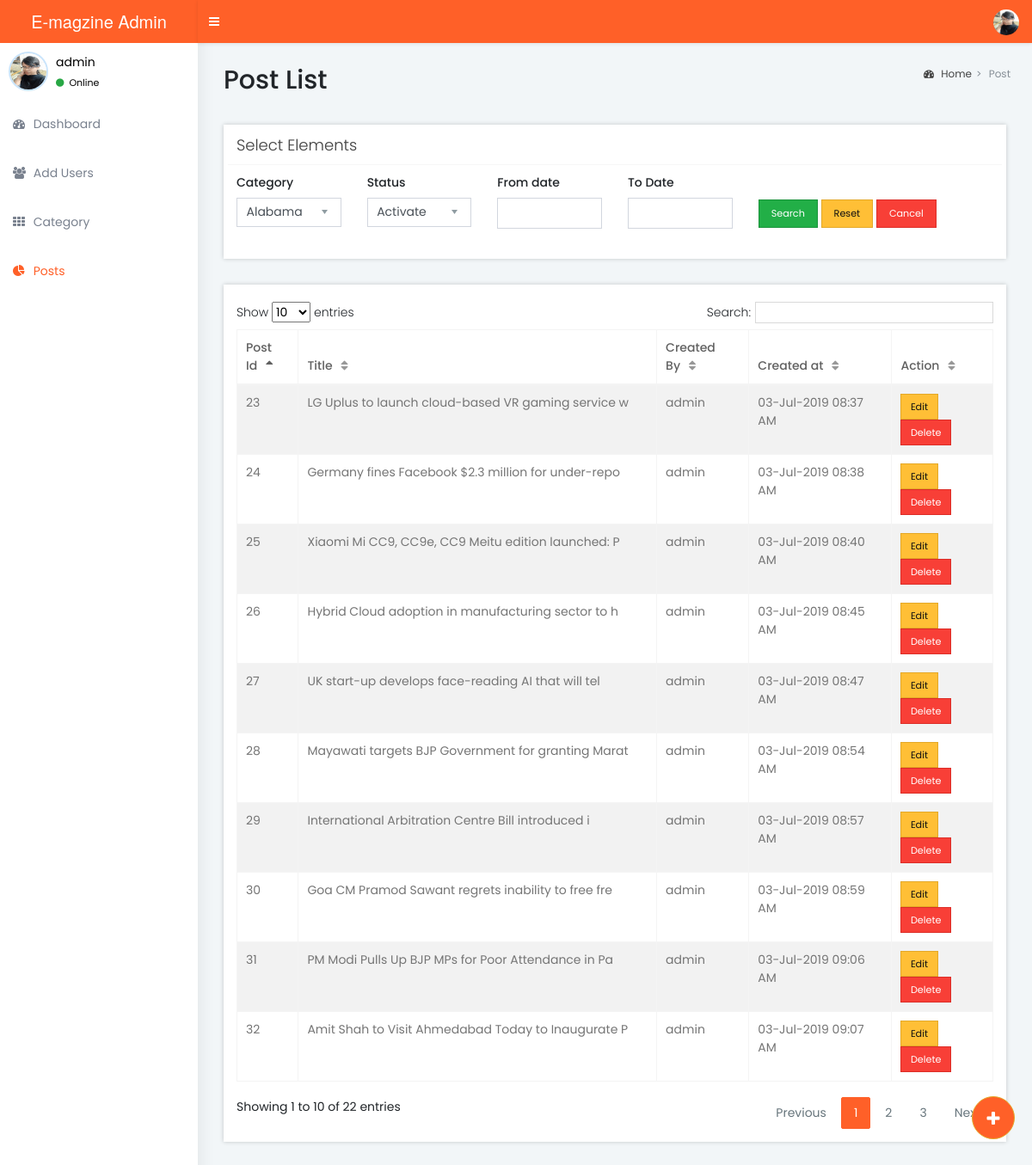
Page /scribblebyte/admin/post.php (signed in) on the committed database.
### tables this page shows
CREATE TABLE `post` (
  `post_id` int(10) NOT NULL,
  `cat_id` int(10) NOT NULL,
  `title` varchar(50) NOT NULL,
  `description` varchar(5000) NOT NULL,
  `image` varchar(50) NOT NULL,
  `created_at` timestamp NOT NULL DEFAULT CURRENT_TIMESTAMP ON UPDATE CURRENT_TIMESTAMP,
  `created_by` int(10) NOT NULL,
  `modified_by` int(10) NOT NULL,
  `modified_at` date NOT NULL
);

### scribblebyte/admin/post.php (the view, shortened to what this page needs)
<!DOCTYPE html>
<html lang="en">
<head>
	<link rel="stylesheet" href="assets/vendor_components/bootstrap/dist/css/bootstrap.min.css">
	<link rel="stylesheet" href="assets/vendor_components/bootstrap/dist/css/bootstrap-extend.css">
	<link  rel="stylesheet" href="assets/vendor_components/font-awesome/css/font-awesome.css">
	<link rel="stylesheet" href="assets/vendor_components/Ionicons/css/ionicons.css">
	<link rel="stylesheet" href="css/master_style.css">
	<link rel="stylesheet" href="css/skins/_all-skins.css">
	<link rel="stylesheet" href="assets/vendor_components/jvectormap/jquery-jvectormap.css">
	<link rel="stylesheet" href="assets/vendor_components/morris.js/morris.css">
	<link rel="stylesheet" href="https://cdn.datatables.net/1.10.19/css/dataTables.bootstrap.min.css">
	<link rel="stylesheet" href="css/style.css">
  </head>
<body class="hold-transition skin-orange-light sidebar-mini">
<div class="wrapper">
<a href="addpost.php" title="Add Category" id="return-to-top" class="btn btn-warning"><i class="fa fa-plus" ></i></a>
<?php include('includes/header.php'); ?>
  <?php include('includes/navigation.php'); ?>
  <div class="content-wrapper">
    <section class="content-header">
      <h1>
        Post List
      </h1>
      <ol class="breadcrumb">
        <li class="breadcrumb-item"><a href="home.php"><i class="fa fa-dashboard"></i> Home</a></li>
        <li class="breadcrumb-item active">Post</li>
      </ol>
    </section>
    <section class="content">
      <div class="box box-default">
        <div class="box-header with-border">
          <h3 class="box-title">Select Elements</h3>
        </div>
        <div class="box-body">
          <div class="row">
            <div class="col-md-2 col-12">
              <div class="form-group">
                <label>Category</label>
                <select class="form-control select2" style="width: 100%;">
                  <option selected="selected">Alabama</option>
                </select>
              </div>
            </div>
            <div class="col-md-2 col-12">
              <div class="form-group">
                <label>Status</label>
                <select class="form-control select2" style="width: 100%;">
                  <option selected="selected">Activate</option>
                </select>
              </div>
            </div>
            <div class="col-md-2 col-12">
              <div class="form-group">
                <label>From date</label>
                <input type="text" class="form-control" style="width: 100%">
              </div>
            </div>
             <div class="col-md-2 col-12">
              <div class="form-group">
              	<label for="">To Date</label>
                <input type="text" class="form-control" style="width: 100%">
              </div>
            </div>
           <div class="col-md-4 col-12" style="margin-top: 30px;">
              <div class="form-group">
                <input type="submit" name="Search" value="Search" class="btn btn-lg btn-success">
                <input type="submit" name="reset" value="Reset" class="btn btn-lg btn-warning">
                <input type="submit" name="reset" value="Cancel" class="btn btn-lg btn-danger">
              </div>
            </div>
          </div>
        </div>
      </div>
	    	<div class="box">
	      		<div class="box-body">
					<table id="example1" class="table table-striped table-bordered" style="width:100%">
				        <thead>
				            <tr>
				                <th>Post Id</th>
				                <th>Title</th>
				                <th>Created By</th>
				                <th>Created at</th>
				                <th>Action</th>
				            </tr>
				        </thead>
				        <tbody>
			            <?php
				           	$select = "SELECT * FROM post";
				           	$result = mysql_query($select, $con);
				           	$session_query = "SELECT * FROM login WHERE id = '".$_SESSION['id']."'";
							$session_result = mysql_query($session_query, $con);
							$row1 = mysql_fetch_assoc($session_result);
				           	while ($row = mysql_fetch_assoc($result)) {
				           		?>
				           		<tr>
				           			<td><?php echo $row['post_id'] ?></td>
				           			<td><?php echo $row['title'] ?></td>
				           			<td><?php echo $row1['user_name'] ?></td>
				           			<td><?php echo date('d-M-Y H:i A', strtotime($row['created_at'])); ?></td>
			            			<td><a href="editnew.php?editid=<?=$row['post_id']?>" class="btn btn-warning">Edit</a>  <a href="post.php?userid=<?=$row['post_id']?>" class="btn btn-danger">Delete</a></td>
				           		</tr>
				          <?php
				          	}
				            ?>
	        	</tbody>
   			 </table>
   		</div>
   	  </div>
</section>
  </div>
</div>
</body>
</html>

### scribblebyte/admin/css/skins/_all-skins.css (style rules this page uses)
.skin-orange-light .content-header { background: #f2f6f8; }
.skin-orange-light .content { background: #f2f6f8; }
.skin-orange-light .wrapper, .skin-orange-light .main-sidebar, .skin-orange-light .left-side { background-color: #ffffff; box-shadow: 1px 0px 20px rgba(0,0,0,0.08); }

### scribblebyte/admin/post.php (style rules this page uses)
#return-to-top { position: fixed; bottom: 63px; right: 20px; background: #ff6028; width: 50px; height: 50px; display: block; text-decoration: none; -webkit-border-radius: 35px; -moz-border-radius: 35px; border-radius: 35px; -webkit-transition: all 0.3s linear; -moz-transition: all 0.3s ease; -ms-transition: all 0.3s ease; -o-transition: all 0.3s ease; transition: all 0.3s ease; z-index: 500; }
#return-to-top i { color: #fff; margin: 0; position: relative; left: 0px; top: 9px; font-size: 19px; -webkit-transition: all 0.3s ease; -moz-transition: all 0.3s ease; -ms-transition: all 0.3s ease; -o-transition: all 0.3s ease; transition: all 0.3s ease; }

### rows in the picture
post: post_id "23", title "LG Uplus to launch cloud-based VR gaming service w", created_at "03-Jul-2019 08:37 AM"
post: post_id "24", title "Germany fines Facebook $2.3 million for under-repo", created_at "03-Jul-2019 08:38 AM"
post: post_id "25", title "Xiaomi Mi CC9, CC9e, CC9 Meitu edition launched: P", created_at "03-Jul-2019 08:40 AM"
post: post_id "26", title "Hybrid Cloud adoption in manufacturing sector to h", created_at "03-Jul-2019 08:45 AM"
post: post_id "27", title "UK start-up develops face-reading AI that will tel", created_at "03-Jul-2019 08:47 AM"
post: post_id "28", title "Mayawati targets BJP Government for granting Marat", created_at "03-Jul-2019 08:54 AM"
post: post_id "29", title "International Arbitration Centre Bill introduced i", created_at "03-Jul-2019 08:57 AM"
post: post_id "30", title "Goa CM Pramod Sawant regrets inability to free fre", created_at "03-Jul-2019 08:59 AM"
post: post_id "31", title "PM Modi Pulls Up BJP MPs for Poor Attendance in Pa", created_at "03-Jul-2019 09:06 AM"
post: post_id "32", title "Amit Shah to Visit Ahmedabad Today to Inaugurate P", created_at "03-Jul-2019 09:07 AM"

### other values in the picture
$_SESSION['user_name'] "admin"
$row1['user_name'] "admin"
